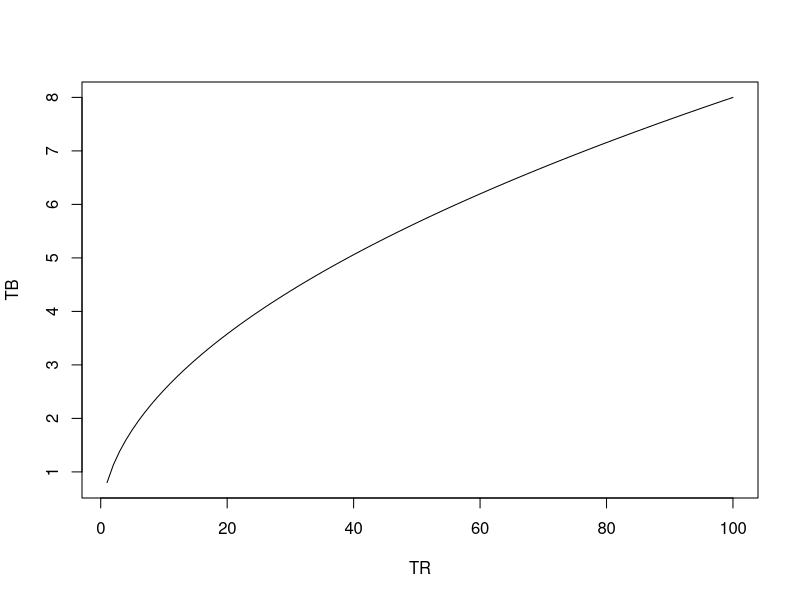

Generate this figure with R:
### Matching Law ### 
rm(list=ls())

TR <- seq(1,100,1)
TB <- c()

### Model Parameters ###
s <-0.5
b <-0.8

for (i in 1:length(TR)){
  TB[i]=b*TR[i]^s 
}

plot(TR,TB, type="l")
      